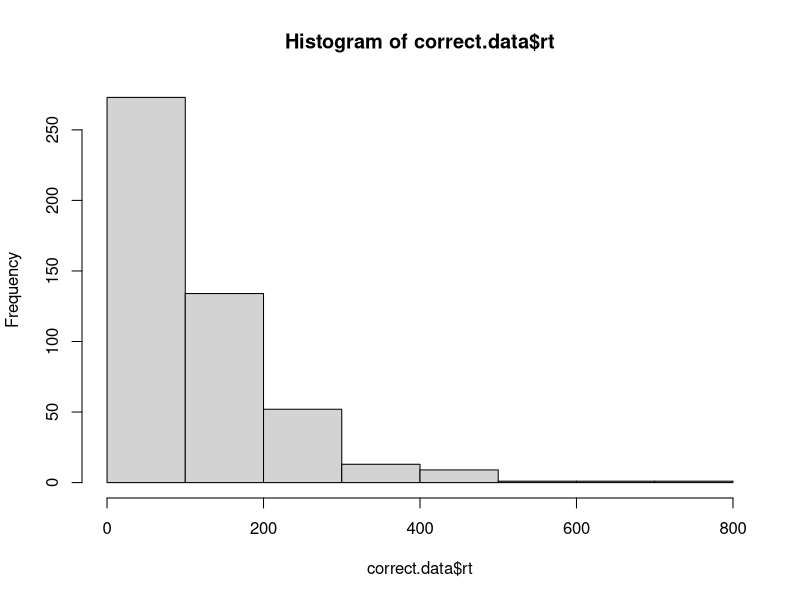
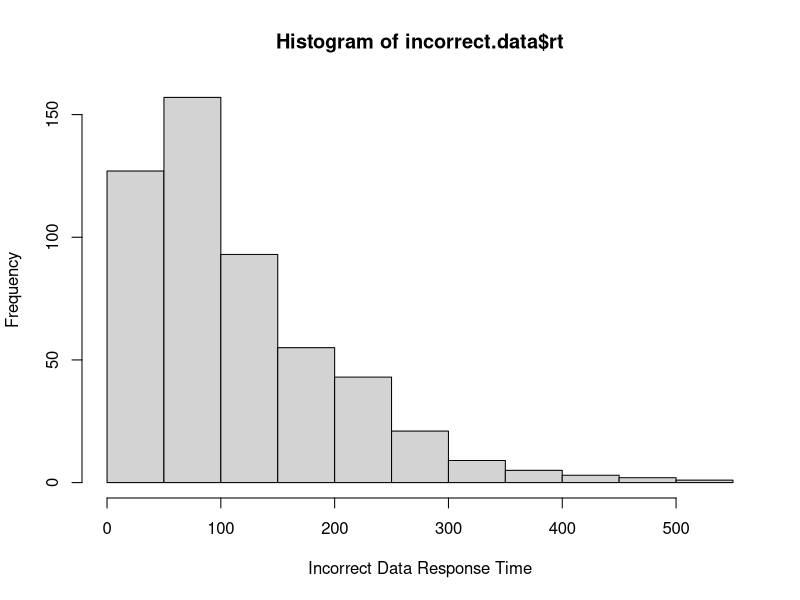

Write the R code that produced these figures, in order.
# implement the model by filling in the function below
# the model should return a data frame with two columns: correct and rt
# the correct column should be TRUE or FALSE, and rt should contain the
# number of steps it took to reach the criterion.
library(dplyr)
# note that the function takes four arguments:
# samples is the number of samples to draw from the model
# drift is the drift rate (default value is 0)
# sdrw is the variability in the drift rate (default value is 0.3)
# criterion is the threshold for a response (default value is 3)

random.walk.model <- function(samples, drift=0, sdrw=0.3, criterion=3){
  accuracy.array <- vector()
  rt.array <- vector()
  
  for(i in 1:samples){
    miliCount <- 0
    es <- 0
    while(abs(es) <= criterion){
      es <- es + rnorm(1, mean=drift, sd=sdrw)
      miliCount <- miliCount + 1
    }
    accuracy.array[i] <- if_else(es > 0, TRUE, FALSE)
    rt.array[i] <- miliCount
  }
    output <- data.frame(
      correct = accuracy.array,
      rt = rt.array
    )
    return(output)
}

# test the model ####

# if the model is working correctly, then the line below should generate a data frame with 
# 1000 samples and about half of the samples should be correct. the average rt will probably
# be around 112, but might vary from that by a bit.

initial.test <- random.walk.model(1000)
sum(initial.test$correct) / length(initial.test$correct) # should be close to 0.5
mean(initial.test$rt) # should be about 112

# visualize the RT distributions ####

# we can use dplyr to filter the data and visualize the correct and incorrect RT distributions

library(dplyr)

correct.data <- initial.test %>% filter(correct==TRUE)
incorrect.data <- initial.test %>% filter(correct==FALSE)

hist(correct.data$rt)
hist(incorrect.data$rt, xlab = 'Incorrect Data Response Time')
